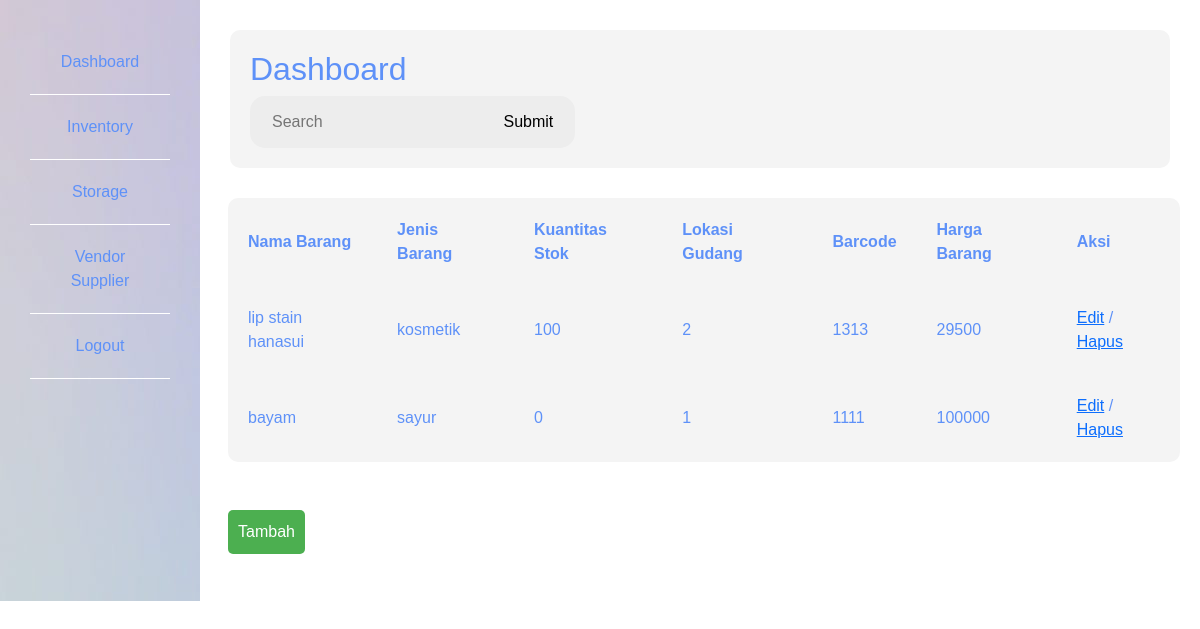
The app's page /admin/inventory.php with its own data.
### tables this page shows
CREATE TABLE `inventory` (
  `nama_barang` varchar(100) NOT NULL,
  `jenis_barang` varchar(100) NOT NULL,
  `kuantitas_stok` int(100) NOT NULL,
  `id_inventory` int(5) NOT NULL,
  `barcode` int(5) NOT NULL,
  `id_vendor` int(5) NOT NULL,
  `harga_barang` int(5) NOT NULL,
  `id_storage` int(5) NOT NULL
);

### admin/inventory.php (the view, shortened to what this page needs)
<?php
include "header.php";
include "sidebar_inventory.php";
?>
<!DOCTYPE html>
<html lang="en">
<head>
</head>
<body>
    <table border="1">
        <tr>
            <th>Nama Barang</th>
            <th>Jenis Barang</th>
            <th>Kuantitas Stok</th>
            <th>Lokasi Gudang</th>
            <th>Barcode</th>
            <th>Harga Barang</th>
            <th>Aksi</th>
        </tr>
        <?php
        include "koneksi.php";
        $dbuser = "SELECT*FROM inventory";
        $hasil_dbuser = mysqli_query($koneksi, $dbuser);
        while($data = mysqli_fetch_assoc($hasil_dbuser)){
            echo "<tr>";
            echo "<td>$data[nama_barang]</td>";
            echo "<td>$data[jenis_barang]</td>";
            echo "<td>$data[kuantitas_stok]</td>";
            echo "<td>$data[id_storage]</td>";
            echo "<td>$data[barcode]</td>";
            echo "<td>$data[harga_barang]</td>";
            echo "<td>
                  <a href='edit_inventory.php?id=". $data['id_inventory'] ."' class='action-btn'>Edit</a>
                /  <a href='hapus_inventory.php?id=". $data['id_inventory'] ."' class='action-btn'>Hapus</a>
            </td>";
            echo "</tr>";
        }
        ?>
        </table>
        <br></br>
        <a href="tambah_inventory.php" style="display: inline-block; margin-bottom: 10px; padding: 10px; background-color: #4CAF50; color: white; text-decoration: none; border-radius: 5px; margin-left: 228px;">Tambah</a>
</body>
</html>

### admin/dashboard.css (style rules this page uses)
* { margin: 0; padding: 0; border: none; outline: none; box-sizing: border-box; font-family: 'Poppins' , sans-serif; }
table { width: calc(100% - 248px); margin-left: 228px; background-color: #f4f4f4; border-radius: 10px; border-collapse: collapse; }
th, td { padding: 20px; box-sizing: border-box; margin-left: 210px; text-align: left; color: rgb(94, 145, 248); }
tr { padding: 30px; box-sizing: border-box; margin-left: 215px; }

### records on screen
inventory: nama_barang "lip stain hanasui", jenis_barang "kosmetik", kuantitas_stok "100", id_storage "2", barcode "1313", harga_barang "29500"
inventory: nama_barang "bayam", jenis_barang "sayur", kuantitas_stok "0", id_storage "1", barcode "1111", harga_barang "100000"
